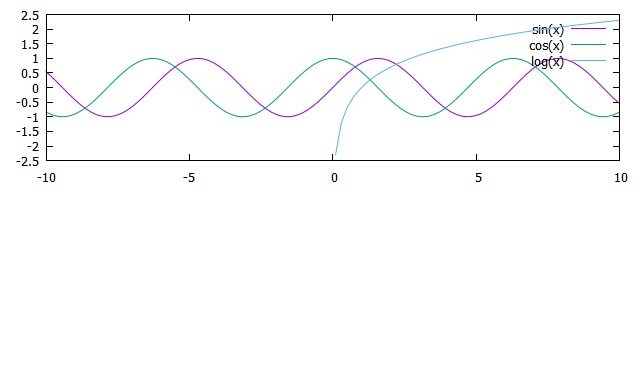

Source code (gnuplot):
#!/gnuplot
#
#    
#    	G N U P L O T
#    	Version 5.0 patchlevel 4    last modified 2016-07-21 
#    
#    	Copyright (C) 1986-1993, 1998, 2004, 2007-2016
#    	Thomas Williams, Colin Kelley and many others
#    
#    	gnuplot home:     http://www.gnuplot.info
#    	faq, bugs, etc:   type "help FAQ"
#    	immediate help:   type "help"  (plot window: hit 'h')
# set terminal wxt 0 enhanced
# set output
unset clip points
set clip one
unset clip two
set bar 1.000000 front
set border 31 front lt black linewidth 1.000 dashtype solid
set zdata 
set ydata 
set xdata 
set y2data 
set x2data 
set boxwidth
set style fill  empty border
set style rectangle back fc  bgnd fillstyle   solid 1.00 border lt -1
set style circle radius graph 0.02, first 0.00000, 0.00000 
set style ellipse size graph 0.05, 0.03, first 0.00000 angle 0 units xy
set dummy x, y
set format x "% h" 
set format y "% h" 
set format x2 "% h" 
set format y2 "% h" 
set format z "% h" 
set format cb "% h" 
set format r "% h" 
set timefmt "%d/%m/%y,%H:%M"
set angles radians
set tics back
unset grid
set raxis
set style parallel front  lt black linewidth 2.000 dashtype solid
set key title "" center
set key inside right top vertical Right noreverse enhanced autotitle nobox
set key noinvert samplen 4 spacing 1 width 0 height 0 
set key maxcolumns 0 maxrows 0
set key noopaque
unset label
unset arrow
set style increment default
unset style line
unset style arrow
set style histogram clustered gap 2 title textcolor lt -1
unset object
set style textbox transparent margins  1.0,  1.0 border
unset logscale
set offsets 0, 0, 0, 0
set pointsize 1
set pointintervalbox 1
set encoding default
unset polar
unset parametric
unset decimalsign
set view 60, 30, 1, 1
set samples 100, 100
set isosamples 10, 10
set surface 
unset contour
set cntrlabel  format '%8.3g' font '' start 5 interval 20
set mapping cartesian
set datafile separator whitespace
unset hidden3d
set cntrparam order 4
set cntrparam linear
set cntrparam levels auto 5
set cntrparam points 5
set size ratio 0 1,0.5
set origin 0,0.5
set style data points
set style function lines
unset xzeroaxis
unset yzeroaxis
unset zzeroaxis
unset x2zeroaxis
unset y2zeroaxis
set xyplane relative 0.5
set tics scale  1, 0.5, 1, 1, 1
set mxtics default
set mytics default
set mztics default
set mx2tics default
set my2tics default
set mcbtics default
set mrtics default
set xtics border in scale 1,0.5 mirror norotate  autojustify
set xtics  norangelimit autofreq 
set ytics border in scale 1,0.5 mirror norotate  autojustify
set ytics  norangelimit autofreq 
set ztics border in scale 1,0.5 nomirror norotate  autojustify
set ztics  norangelimit autofreq 
unset x2tics
unset y2tics
set cbtics border in scale 1,0.5 mirror norotate  autojustify
set cbtics  norangelimit autofreq 
set rtics axis in scale 1,0.5 nomirror norotate  autojustify
set rtics  norangelimit autofreq 
unset paxis 1 tics
unset paxis 2 tics
unset paxis 3 tics
unset paxis 4 tics
unset paxis 5 tics
unset paxis 6 tics
unset paxis 7 tics
set title "" 
set title  font "" norotate
set timestamp bottom 
set timestamp "" 
set timestamp  font "" norotate
set rrange [ * : * ] noreverse nowriteback
set trange [ * : * ] noreverse nowriteback
set urange [ * : * ] noreverse nowriteback
set vrange [ * : * ] noreverse nowriteback
set xlabel "" 
set xlabel  font "" textcolor lt -1 norotate
set x2label "" 
set x2label  font "" textcolor lt -1 norotate
set xrange [ * : * ] noreverse nowriteback
set x2range [ * : * ] noreverse nowriteback
set ylabel "" 
set ylabel  font "" textcolor lt -1 rotate by -270
set y2label "" 
set y2label  font "" textcolor lt -1 rotate by -270
set yrange [ * : * ] noreverse nowriteback
set y2range [ * : * ] noreverse nowriteback
set zlabel "" 
set zlabel  font "" textcolor lt -1 norotate
set zrange [ * : * ] noreverse nowriteback
set cblabel "" 
set cblabel  font "" textcolor lt -1 rotate by -270
set cbrange [ * : * ] noreverse nowriteback
set paxis 1 range [ * : * ] noreverse nowriteback
set paxis 2 range [ * : * ] noreverse nowriteback
set paxis 3 range [ * : * ] noreverse nowriteback
set paxis 4 range [ * : * ] noreverse nowriteback
set paxis 5 range [ * : * ] noreverse nowriteback
set paxis 6 range [ * : * ] noreverse nowriteback
set paxis 7 range [ * : * ] noreverse nowriteback
set zero 1e-008
set lmargin  -1
set bmargin  -1
set rmargin  -1
set tmargin  -1
set locale "English_India.1252"
set pm3d explicit at s
set pm3d scansautomatic
set pm3d interpolate 1,1 flush begin noftriangles noborder corners2color mean
set palette positive nops_allcF maxcolors 0 gamma 1.5 color model RGB 
set palette rgbformulae 7, 5, 15
set colorbox default
set colorbox vertical origin screen 0.9, 0.2, 0 size screen 0.05, 0.6, 0 front bdefault
set style boxplot candles range  1.50 outliers pt 7 separation 1 labels auto unsorted
set loadpath 
set fontpath 
set psdir
set fit brief errorvariables nocovariancevariables errorscaling prescale nowrap v5
GNUTERM = "wxt"
plot sin(x), cos(x), log(x)
#    EOF
